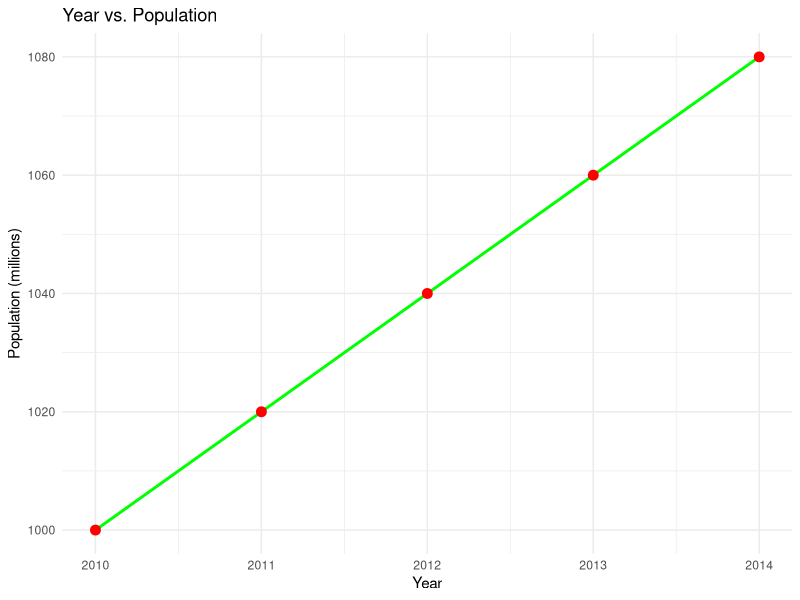

Write R code to recreate this figure.

year_population_data <- data.frame(
  Year = 2010:2014,
  Population = c(1000, 1020, 1040, 1060, 1080)
)
library(ggplot2)
# Plot line plot
ggplot(year_population_data, aes(x = Year, y = Population)) +
  geom_line(color = "green", size = 1) +
  geom_point(color = "red", size = 3) +
  labs(title = "Year vs. Population",
       x = "Year",
       y = "Population (millions)") +
  theme_minimal()
